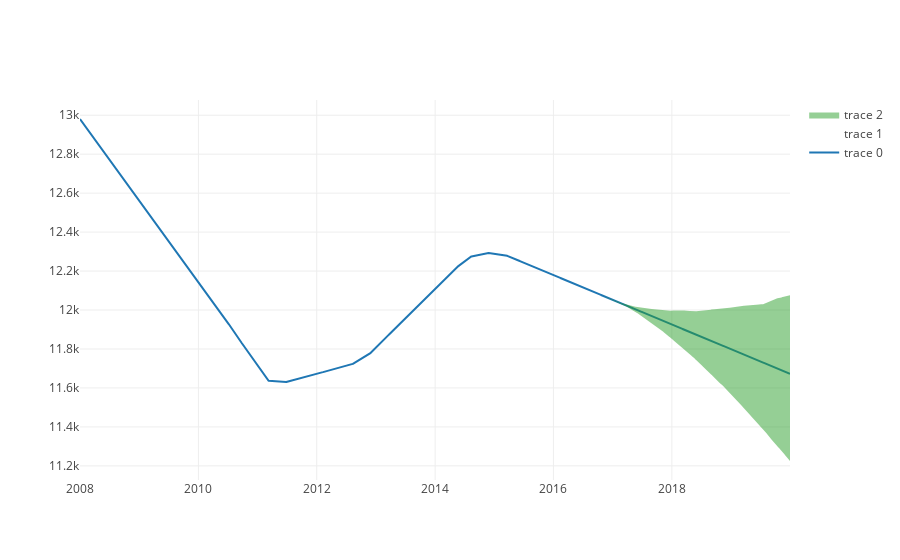

The notebook cell this image was saved under:
### Markdown cell above
## Components

### Code cell
trend = go.Scatter(x=forecast.ds, y=forecast.trend)
trend_lower = go.Scatter(x=forecast.ds, y=forecast.trend_lower, fill= None, line=dict(width=0.0))
trend_upper = go.Scatter(x=forecast.ds, y=forecast.trend_upper, fill= 'tonexty', line=dict(width=0.0))
plot_data = [trend, trend_lower, trend_upper]
plotly.offline.iplot(plot_data)

### Figure 1 — Plotly figure (JSON) as saved in the notebook; plotly's stock layout.template omitted (floating-point values rounded to 4 significant figures; data arrays with more than 128 entries replaced by an {"elided": "..."} marker saying what was removed)
{"data": [{"type": "scatter", "x": {"elided": "4289 str values"}, "y": {"elided": "4289 float values"}}, {"fill": null, "line": {"width": 0}, "type": "scatter", "x": {"elided": "4289 str values"}, "y": {"elided": "4289 float values"}}, {"fill": "tonexty", "line": {"width": 0}, "type": "scatter", "x": {"elided": "4289 str values"}, "y": {"elided": "4289 float values"}}], "layout": {}}
